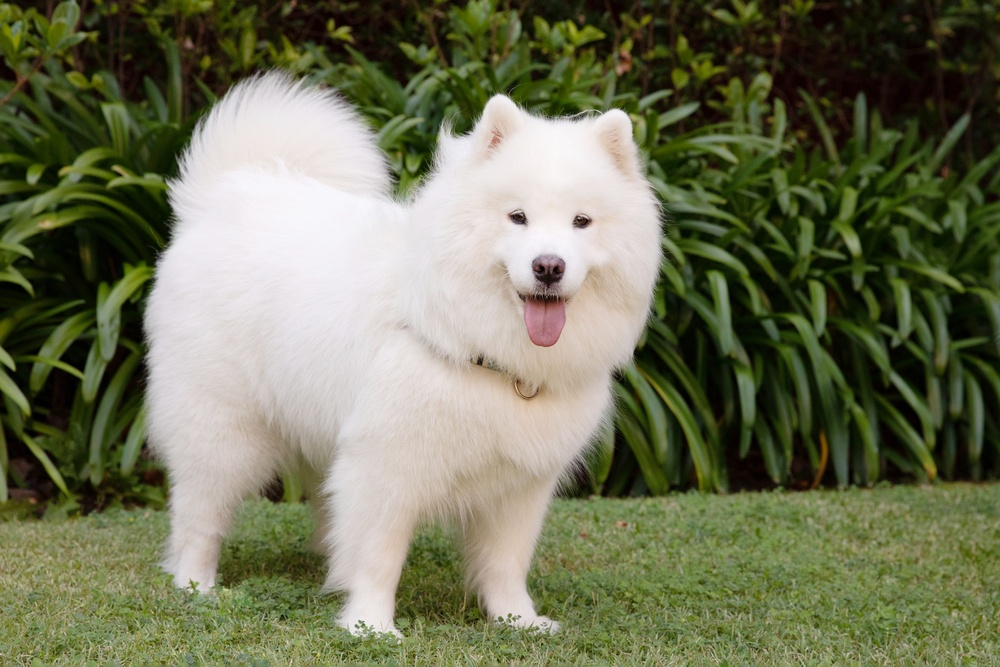
#> input picture assets/img/image-processing/satsuma_1.jpg, 1000 x 667 px, shrunk from 3600 x 2400 before the run
$ jupyter execute histogram.ipynb
#> lines starting #> are read from the running program, lines starting #| are printed output that depends on the picture
[cell 1]
import cv2
import numpy as np
import matplotlib.pyplot as plt
L = 256

[cell 2]
def histeq(img, L=256,target=None):
    """
    Histogram equalization or matching of a grayscale image.
    :param img: input image
    :param target: target image
    :return: equalized image
    """
    def cdf_round(image: np.ndarray):
        hist = cv2.calcHist([image], [0], None, [L], [0, L])
        cdf = hist.cumsum()
        cdf_max = cdf.max()
        cdf_min = cdf.min()
        cdf = np.round((cdf - cdf_min) / (cdf_max - cdf_min) * (L - 1))
        return cdf.astype(np.uint8)
    cdf = cdf_round(img)
    if target is None:
        return cdf[img]
    else:
        cdf_target = cdf_round(target)
        lut = np.zeros(L, dtype=np.uint8)
        for i in range(L):
            lut[i] = np.argmin(np.abs(cdf[i] - cdf_target))
        return lut[img]

[cell 3]
img_satsuma = cv2.imread("../img/image-processing/satsuma_1.jpg", cv2.IMREAD_GRAYSCALE)
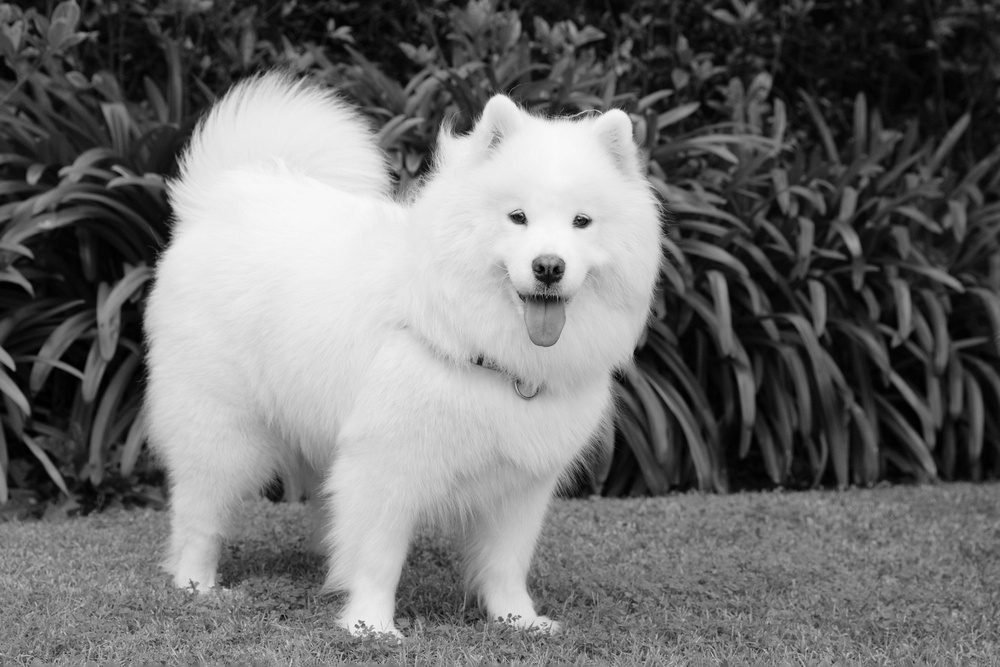
#> img_satsuma: shape (667, 1000); min 0, max 249, mean 111.1
plt.imshow(img_satsuma, cmap="gray")
plt.show()

[cell 4]
hist_satsuma = cv2.calcHist([img_satsuma], [0], None, [L], [0, L])
#> hist_satsuma = 256 values, max 6052 at index 15, min 0 at index 250, mean 2605.5
plt.plot(hist_satsuma)
plt.bar(np.arange(L), hist_satsuma.flatten())
plt.show()
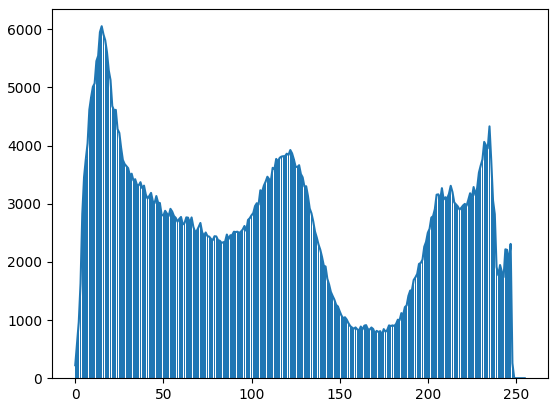
#> figure drawn by matplotlib, 1 panel; tallest bar 6052 high, from x = 14.6 to 15.4; curve peaks at x = 15, y = 6052

[cell 5]
img_satsuma_eq = histeq(img_satsuma)
#> in cdf_round, `hist = cv2.calcHist([image], [0], None, [L], [0, L])`: hist has the same summary as hist_satsuma outside cdf_round
#> in cdf_round, `cdf = hist.cumsum()`: cdf = 256 values from 223 to 667000
#> in cdf_round, `cdf_max = cdf.max()`: cdf_max = 667000
#> in cdf_round, `cdf_min = cdf.min()`: cdf_min = 223
#> in cdf_round, `cdf = np.round((cdf - cdf_min) / (cdf_max - cdf_min) * (L - 1))`: cdf = 256 values from 0 to 255
#> in histeq, `return cdf[img]`:
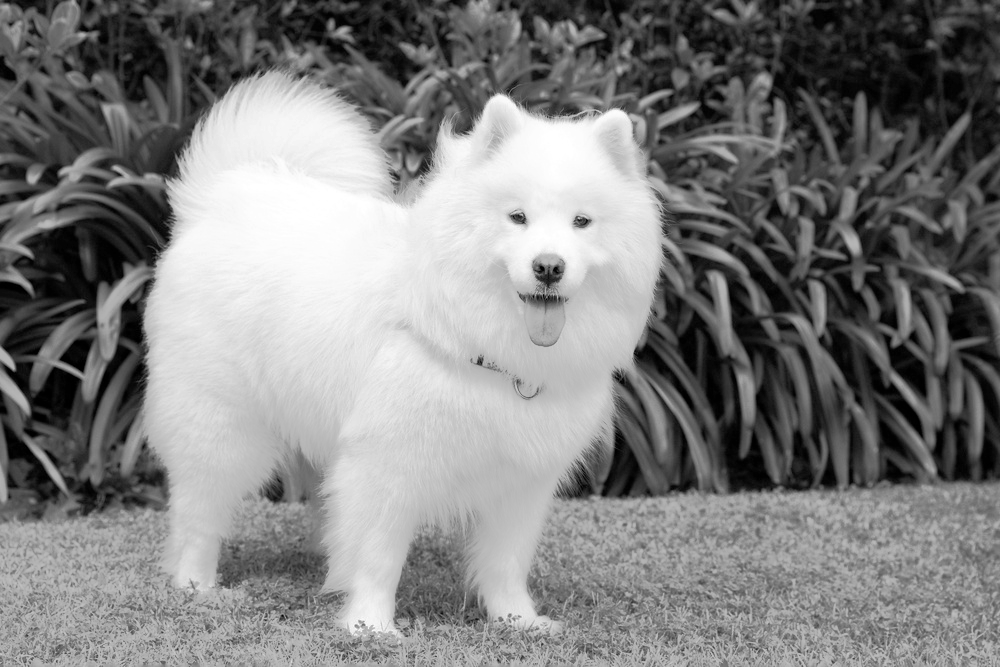
#> returned value: shape (667, 1000); min 0, max 255, mean 128
plt.imshow(img_satsuma_eq, cmap="gray")
plt.show()

[cell 6]
img_bernese = cv2.imread("../img/image-processing/bernese_1.jpg", cv2.IMREAD_GRAYSCALE)
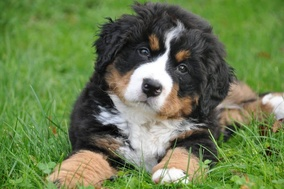
#> input picture assets/img/image-processing/bernese_1.jpg, 284 x 189 px, shrunk from 1024 x 680 before the run
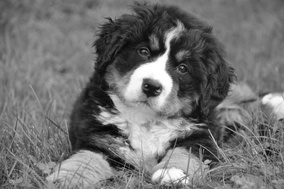
#> img_bernese: shape (189, 284); min 2, max 255, mean 113.9
plt.imshow(img_bernese, cmap="gray")
plt.show()

[cell 7]
hist_bernese = cv2.calcHist([img_bernese], [0], None, [L], [0, L])
#> hist_bernese = 256 values, max 879 at index 125, min 0 at index 0, mean 209.7
plt.plot(hist_bernese)
plt.bar(np.arange(L), hist_bernese.flatten())
plt.show()
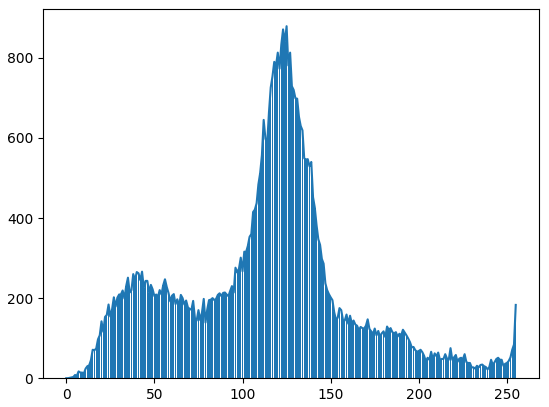
#> figure drawn by matplotlib, 1 panel; tallest bar 879 high, from x = 124.6 to 125.4; curve peaks at x = 125, y = 879

[cell 8]
img_match = histeq(img_satsuma, target=img_bernese)
#> call 2 of histeq, with L = 256
#> in histeq (call 2), `cdf_target = cdf_round(target)`: cdf_target = 256 values from 0 to 255
#> in histeq (call 2), `return lut[img]`:
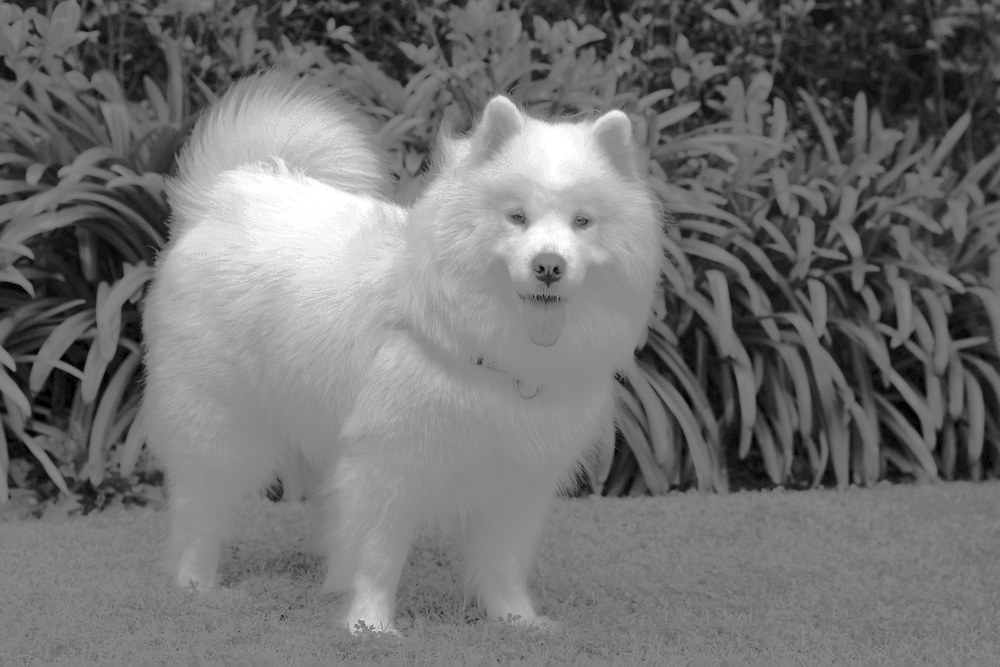
#> returned value: shape (667, 1000); min 0, max 255, mean 113.6
plt.imshow(img_match, cmap="gray")
plt.show()

[cell 9]
img_match = histeq(img_bernese, target=img_satsuma)
#> call 3 of histeq, with L = 256
#> after the loop in histeq (call 3), `for i in range(L):`: lut = 256 values from 0 to 247
#> in histeq (call 3), `return lut[img]`:
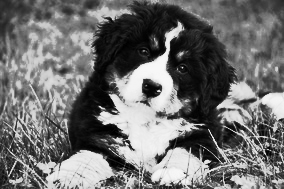
#> returned value: shape (189, 284); min 0, max 247, mean 111.5
